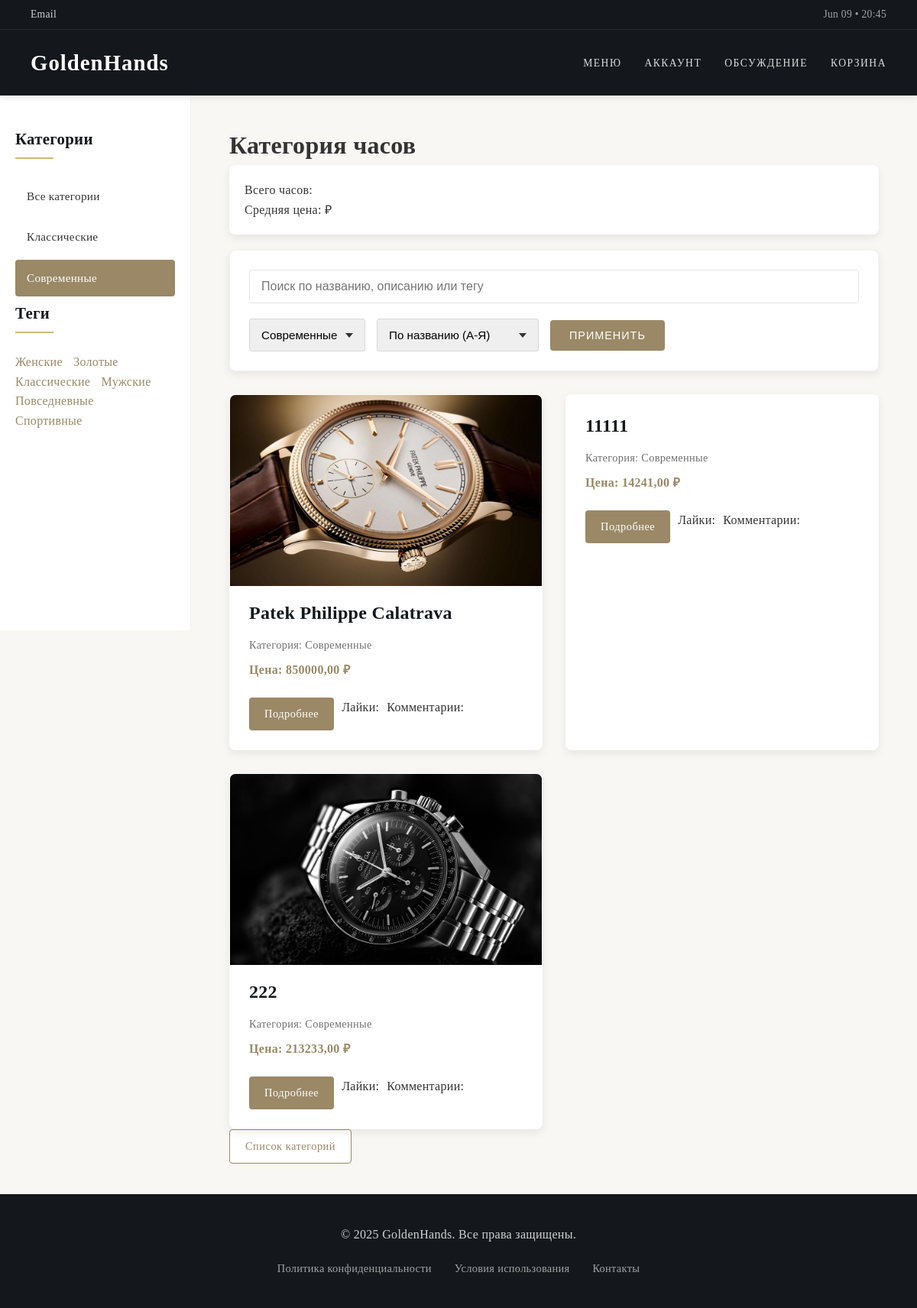
Before: /category/2/ with the older database file.
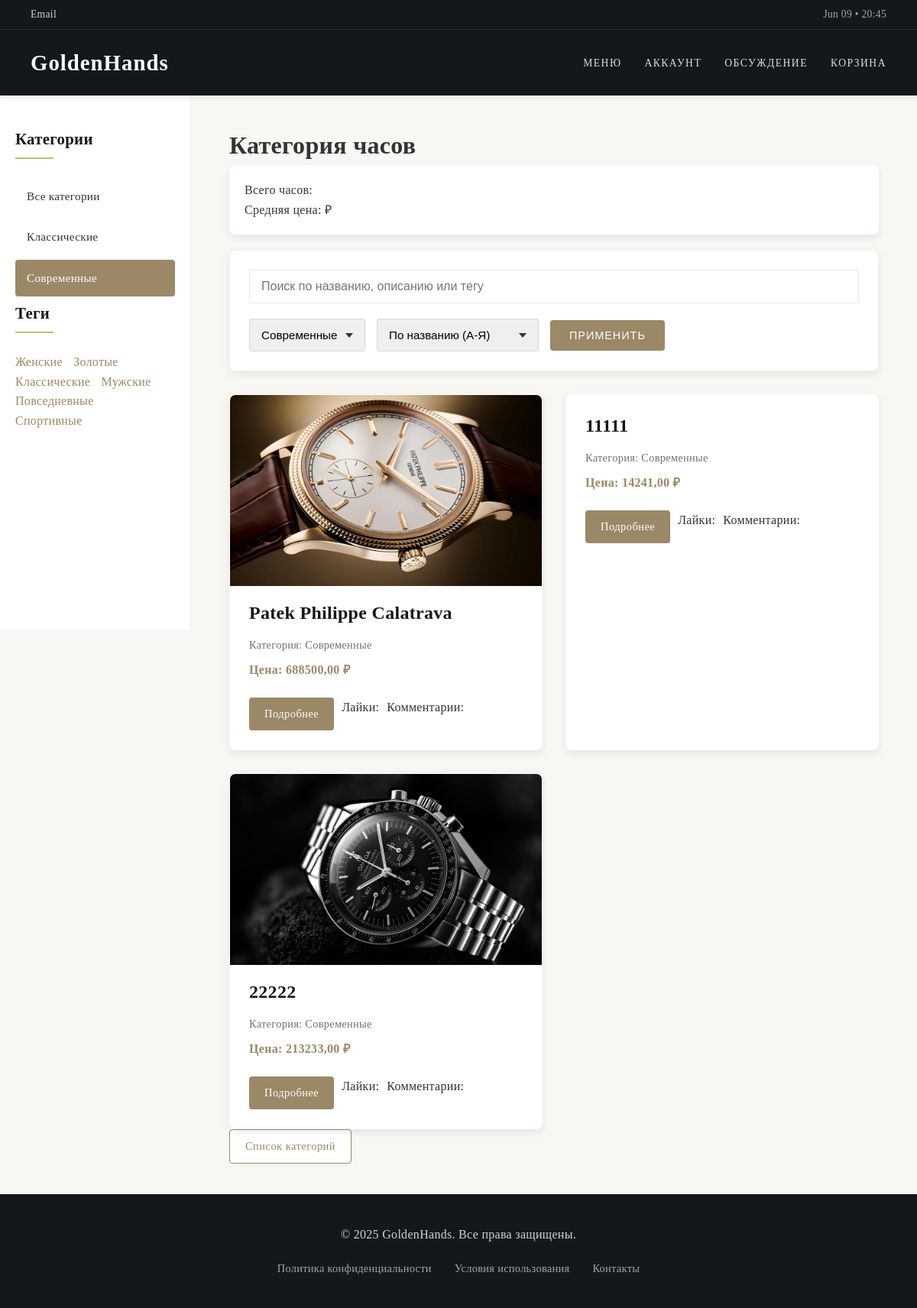
After: the same page with the newer database file.
### WebApp/models.py (models this page shows, shortened)
class Watch(models.Model):
    class WatchStatus(models.TextChoices):
        DRAFT = 'DF', 'Черновик'
        PUBLISHED = 'PB', 'Опубликовано'
    title = models.CharField('Название', max_length=200)
    slug = models.SlugField('URL', max_length=200, unique=True)
    description = models.TextField('Описание', blank=True)
    price = models.DecimalField('Цена', max_digits=10, decimal_places=2, default=0)
    category = models.ForeignKey('Category', on_delete=models.PROTECT, verbose_name='Категория', null=True)
    tags = models.ManyToManyField('Tag', blank=True, related_name='watches', verbose_name='Теги')
    tech_spec = models.OneToOneField('TechSpec', on_delete=models.SET_NULL, null=True, blank=True, related_name='watch', verbose_name='Технические характеристики')
    is_published = models.CharField(
        'Статус',
        max_length=2,
        choices=WatchStatus.choices,
        default=WatchStatus.DRAFT
    )
    image = models.ImageField(
        verbose_name='Фото',
        upload_to='photos/%Y/%m/%d/',
        blank=True,
        null=True
    )
    created_at = models.DateTimeField('Дата создания', auto_now_add=True)
    updated_at = models.DateTimeField('Дата обновления', auto_now=True)
    objects = WatchManager()
    class Meta:
        verbose_name = 'Часы'
        verbose_name_plural = 'Часы'
        ordering = ['-created_at']
    class Meta:
        permissions = [
            ('can_discount_watch', 'Может применять скидку на часы'),
        ]

class Category(models.Model):
    name = models.CharField('Название', max_length=100)
    slug = models.SlugField('URL', max_length=100, unique=True)
    class Meta:
        verbose_name = 'Категория'
        verbose_name_plural = 'Категории'
        ordering = ['name']

### WebApp/views.py (the view)
# urls.py: path('category/<int:cat_id>/', views.CategoryView.as_view(), name='category'),
class CategoryView(DataMixin, ListView):
    model = Watch
    template_name = 'watch_list.html'
    context_object_name = 'watches'
    allow_empty = False
    title_page = 'Категория часов'
    def get_queryset(self):
        cat_id = self.kwargs.get('cat_id')
        if cat_id == 0:
            return Watch.objects.filter(is_published=Watch.WatchStatus.PUBLISHED)
        return Watch.objects.filter(
            category_id=cat_id, is_published=Watch.WatchStatus.PUBLISHED
        )
    def get_context_data(self, **kwargs):
        context = super().get_context_data(**kwargs)
        return self.get_mixin_context(context,
            cat_selected=self.kwargs.get('cat_id'),
            current_sort='title',
            current_search='',
            current_category=str(self.kwargs.get('cat_id'))
        )

### WebApp/templatetags/watch_tags.py (called while the page is built)
@register.inclusion_tag('list_categories.html')
def show_categories(cat_selected=0):
    cats = Category.objects.all()
    return {'cats': cats, 'cat_selected': cat_selected}

@register.inclusion_tag('list_tags.html')
def show_tags():
    tags = Tag.objects.annotate(total=Count('watches')).filter(total__gt=0)
    return {'tags': tags}

### WebApp/utils.py (called while the page is built)
    def get_mixin_context(self, context, **kwargs):
        context['menu'] = menu
        context['categories'] = Category.objects.all()
        if self.title_page:
            context['title'] = self.title_page
        context.update(kwargs)
        return context

    def get_context_data(self, **kwargs):
        context = super().get_context_data(**kwargs)
        return self.get_mixin_context(context)

### WebProgramming/context_processors.py (called while the page is built)
def current_time(request):
    return {'current_time': datetime.now().strftime("%b %d • %H:%M")}

### users/context_processors.py (called while the page is built)
def get_women_context(request):
    return {'mainmenu': menu}

### templates/watch_list.html (shortened to what this page needs)
{% extends 'base.html' %}
{% load static %}
{% block content %}
<h1>{{ title }}</h1>
<div class="stats">
    <p>Всего часов: {{ stats.total_watches }}</p>
    <p>Средняя цена: {{ stats.avg_price|floatformat:2 }} ₽</p>
</div>
<div class="filter-form">
    <form method="get" action="{% url 'watch_list' %}">
        <div class="search-field">
            <input type="text" name="search" placeholder="Поиск по названию, описанию или тегу" value="{{ current_search }}">
        </div>
        <div class="filter-fields">
            <select name="category_id">
                {% for category in categories %}
                    <option value="{{ category.id }}" {% if category.id|stringformat:"i" == current_category %}selected{% endif %}>{{ category.name }}</option>
                {% endfor %}
            </select>
            <select name="sort">
                <option value="title" {% if current_sort == 'title' %}selected{% endif %}>По названию (А-Я)</option>
            </select>
            <button type="submit">Применить</button>
        </div>
    </form>
</div>
{% if watches %}
    <div class="watches-grid">
        {% for watch in watches %}
            <div class="watch-card">
                {% if watch.image %}
                    <div class="watch-image-container">
                        <img src="{{ watch.image.url }}" alt="{{ watch.title }}" class="watch-image">
                    </div>
                {% endif %}
                <h3>
                    <a href="{% url 'watch' watch.slug %}">{{ watch.title }}</a>
                </h3>
                <p class="watch-category">
                    Категория: {{ watch.category.name }}
                </p>
                <p class="watch-price">Цена: {{ watch.price }} ₽</p>
                <div class="watch-actions">
                    <a href="{% url 'watch' watch.slug %}" class="btn btn-primary">Подробнее</a>
                    <p class="watch-likes">Лайки: {{ watch.like_count }}</p>
                    <p class="watch-comments">Комментарии: {{ watch.comment_count }}</p>
                </div>
            </div>
        {% endfor %}
    </div>
{% else %}
    <p class="empty-message">Часы не найдены.</p>
{% endif %}
<div class="categories-link">
    <a href="{% url 'category_list' %}" class="btn btn-secondary">Список категорий</a>
</div>
{% endblock %}

Changed rows visible on the page:
changed Watch "Patek Philippe Calatrava": price "850000,00" → "688500,00"
changed Watch (number 3 of 3 on the later page): title "222" → "22222"
